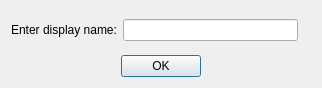
<?xml version="1.0" encoding="UTF-8"?>
<ui version="4.0">
 <class>layerNameDialog</class>
 <widget class="QDialog" name="layerNameDialog">
  <property name="geometry">
   <rect>
    <x>0</x>
    <y>0</y>
    <width>322</width>
    <height>88</height>
   </rect>
  </property>
  <property name="sizePolicy">
   <sizepolicy hsizetype="MinimumExpanding" vsizetype="MinimumExpanding">
    <horstretch>0</horstretch>
    <verstretch>0</verstretch>
   </sizepolicy>
  </property>
  <property name="windowTitle">
   <string>Enter your display name...</string>
  </property>
  <layout class="QGridLayout" name="gridLayout">
   <item row="0" column="0">
    <layout class="QHBoxLayout" name="horizontalLayout_2">
     <item>
      <widget class="QLabel" name="layerNameLabel">
       <property name="sizePolicy">
        <sizepolicy hsizetype="Preferred" vsizetype="Fixed">
         <horstretch>0</horstretch>
         <verstretch>0</verstretch>
        </sizepolicy>
       </property>
       <property name="text">
        <string>Enter display name:</string>
       </property>
       <property name="alignment">
        <set>Qt::AlignCenter</set>
       </property>
      </widget>
     </item>
     <item>
      <widget class="QLineEdit" name="layerNameLineEdit">
       <property name="sizePolicy">
        <sizepolicy hsizetype="Expanding" vsizetype="Fixed">
         <horstretch>0</horstretch>
         <verstretch>0</verstretch>
        </sizepolicy>
       </property>
       <property name="alignment">
        <set>Qt::AlignLeading|Qt::AlignLeft|Qt::AlignVCenter</set>
       </property>
      </widget>
     </item>
     <item>
      <widget class="QLabel" name="usernameLabel">
       <property name="sizePolicy">
        <sizepolicy hsizetype="Fixed" vsizetype="Preferred">
         <horstretch>0</horstretch>
         <verstretch>0</verstretch>
        </sizepolicy>
       </property>
       <property name="font">
        <font>
         <pointsize>9</pointsize>
        </font>
       </property>
       <property name="text">
        <string/>
       </property>
      </widget>
     </item>
    </layout>
   </item>
   <item row="5" column="0">
    <layout class="QHBoxLayout" name="horizontalLayout">
     <item>
      <widget class="QPushButton" name="okLayerNameButton">
       <property name="sizePolicy">
        <sizepolicy hsizetype="Fixed" vsizetype="Fixed">
         <horstretch>0</horstretch>
         <verstretch>0</verstretch>
        </sizepolicy>
       </property>
       <property name="font">
        <font>
         <pointsize>9</pointsize>
        </font>
       </property>
       <property name="text">
        <string>OK</string>
       </property>
      </widget>
     </item>
    </layout>
   </item>
  </layout>
 </widget>
 <resources/>
 <connections/>
</ui>
